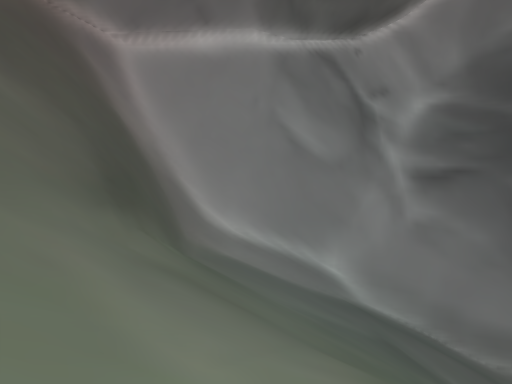
view 1 (above)

19 first-person views from a walk through a level from a Godot 3-D game. The camera is 1.4 m above the floor, looks level and sees 75° across. The floor is counted in squares, 2 m on a side. Each view is taken from the middle of a square. On the plan, view 1 faces up. The plan holds only what a view shows up to about 10 squares ahead; the rest is blank.

view 2
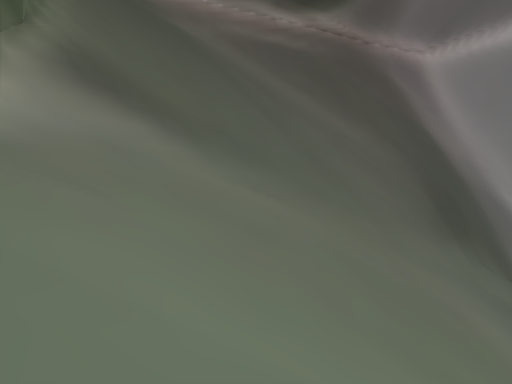

view 3
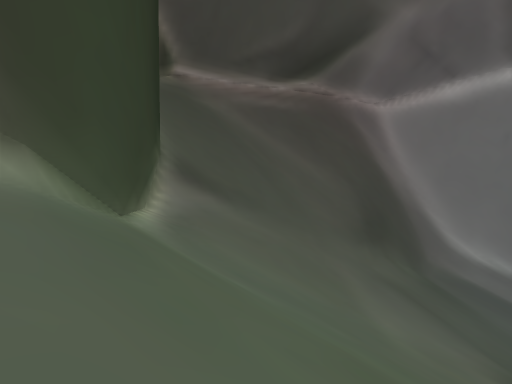

view 4
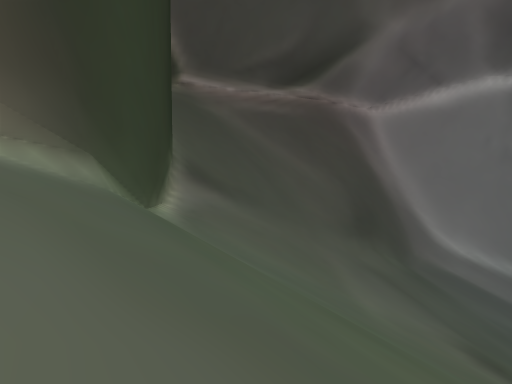

view 5
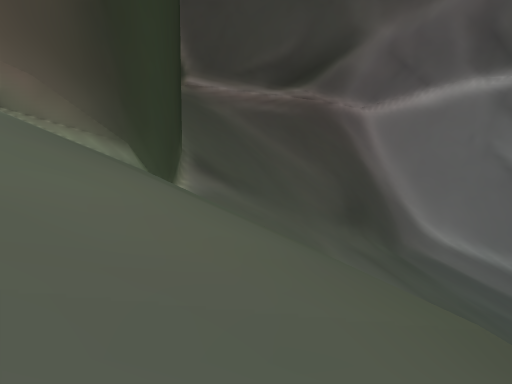

view 6
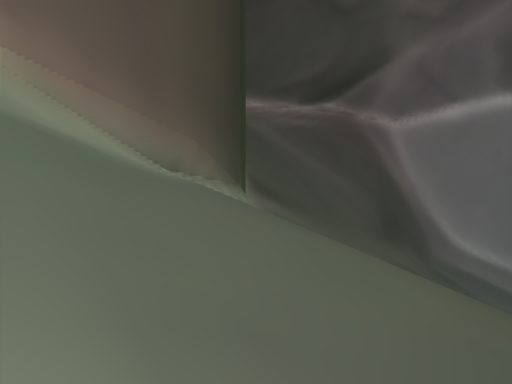

view 7
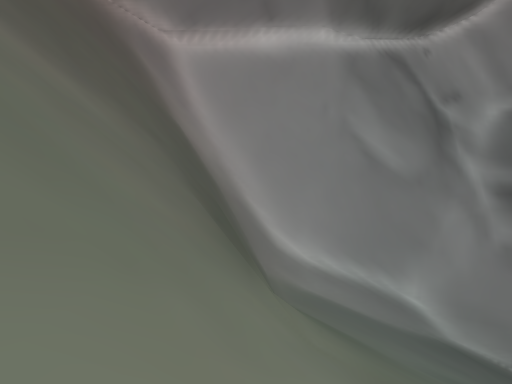

view 8
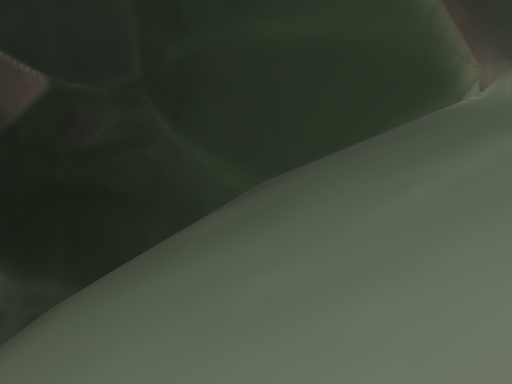

view 9
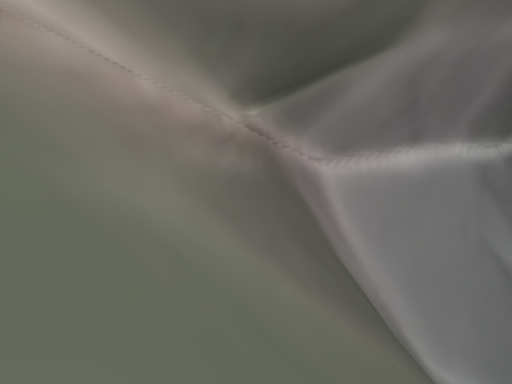

view 10
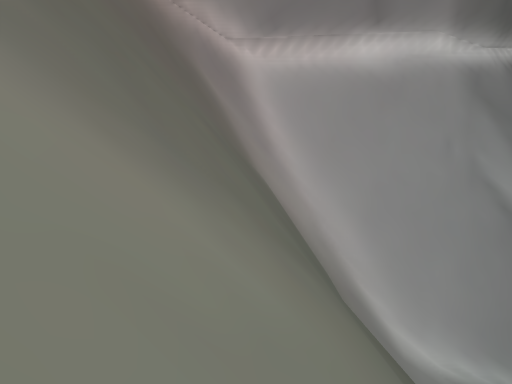

view 11
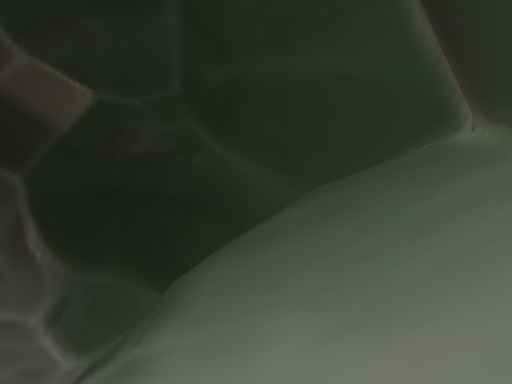

view 12
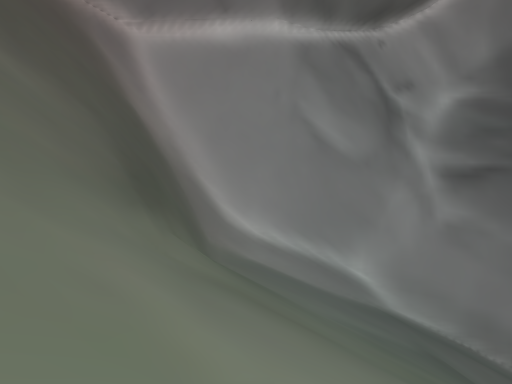

view 13
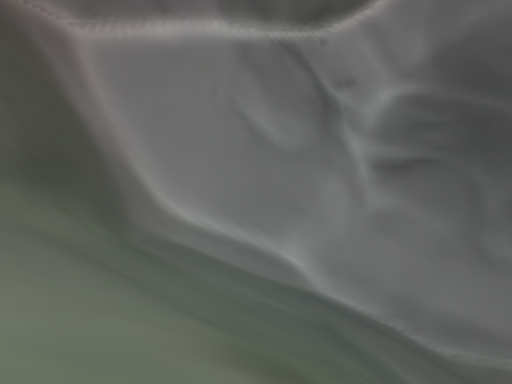

view 14
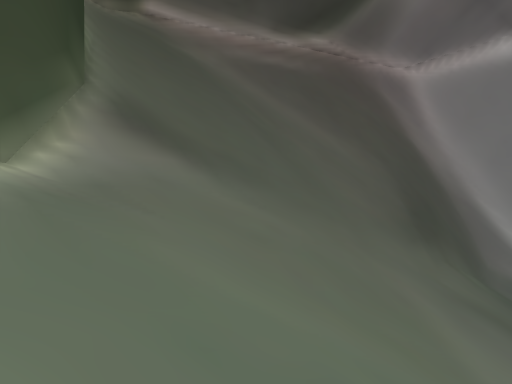

view 15
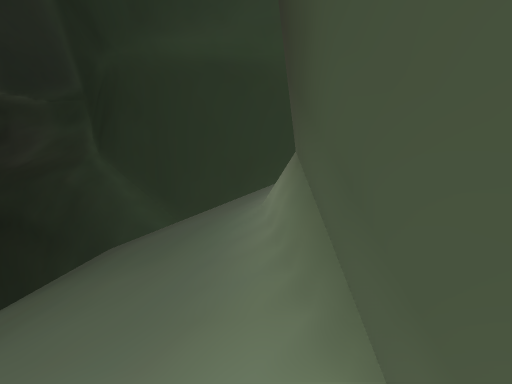

view 16
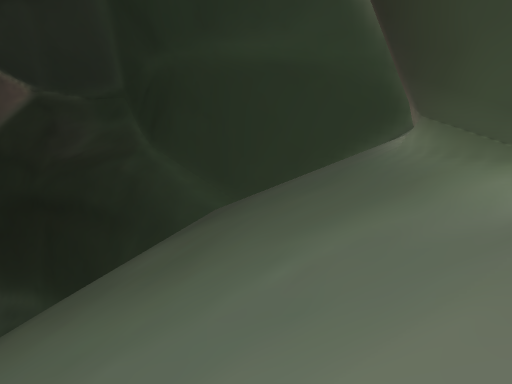

view 17
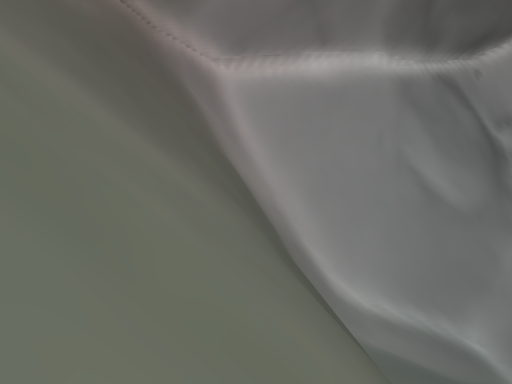

view 18
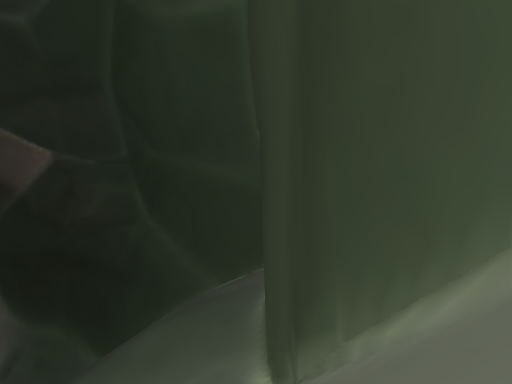

view 19
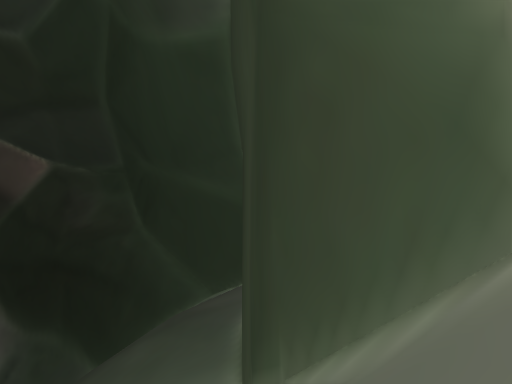

### Floor plan
Key: @ floor where view 1 was taken; # wall or solid block; / step, stairs or slope; = window, fence, low wall or low ledge; v drop or lower ground.
Columns run from 11 left of view 1 to 7 right of it. Each row starts with its distance up from view 1.
 16           ####
 15          ##//
 14         ##
 13         #///
 12         #///////
 11     #####////////
 10     #/=##/////////
  9    ##// #/////////
  8   ##////=////////
  7  ##/////=///////
  6  #//////////////
  5 ##/////////////
  4 #///////////////
  3  ////////////////
  2  //////#////////###
  1  ##//////////////v
  0   #####////@//////
 -1       #///////////
 -2       ##//////////
 -3        ##////////
 -4         ###//////
 -5           #//////
 -6           #//////
 -7           #//////
 -8           ##////
 -9            #////
-10            #####

Where each view was taken, in squares from view 1:
view 1: 0 up, 0 right, facing up
view 2: 1 down, 1 left, facing up-left
view 3: 5 down, 3 right, facing up-left
view 4: 6 down, 4 right, facing up-left
view 5: 7 down, 5 right, facing up-left
view 6: 9 down, 4 right, facing up-left
view 7: 2 up, 3 left, facing up
view 8: 2 up, 2 left, facing down-right
view 9: 2 up, 9 left, facing up
view 10: 6 up, 6 left, facing up
view 11: 6 up, 3 left, facing down-right
view 12: 1 up, 1 left, facing up
view 13: 0 up, 2 right, facing up
view 14: 2 down, 0 right, facing up-left
view 15: 2 down, 3 left, facing down-right
view 16: 1 up, 3 left, facing down-right
view 17: 3 up, 5 left, facing up
view 18: 4 up, 9 left, facing down-right
view 19: 4 up, 10 left, facing down-right
